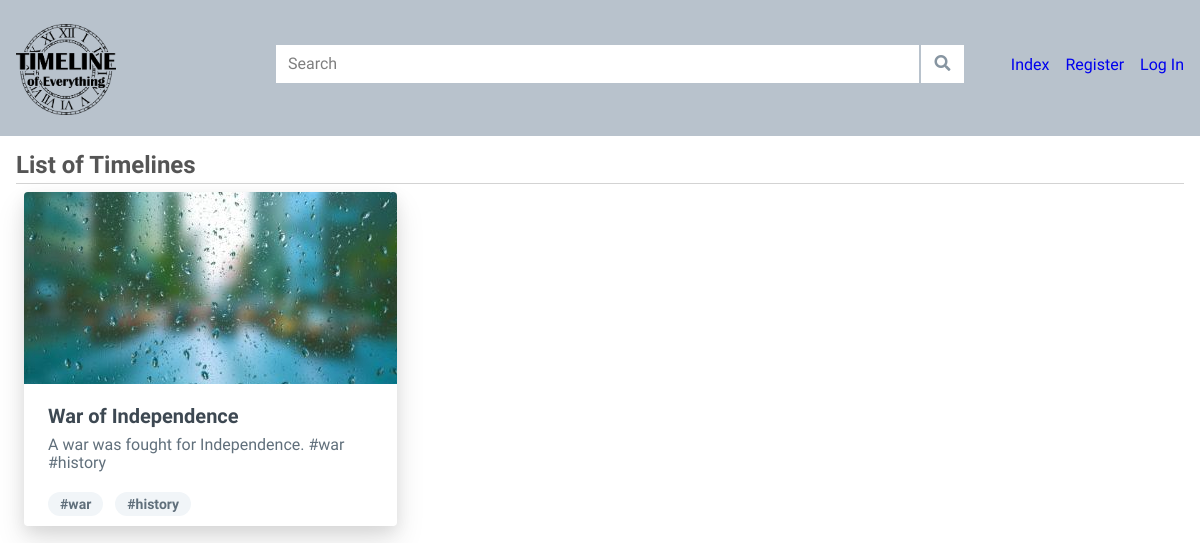
/index, run on the app's committed database.
### tables this page shows
CREATE TABLE timeline (
  id INTEGER PRIMARY KEY AUTOINCREMENT,
  author_id INTEGER NOT NULL,
  created TIMESTAMP NOT NULL DEFAULT CURRENT_TIMESTAMP,
  title TEXT NOT NULL,
  summary TEXT NOT NULL,
  background_image TEXT,
  FOREIGN KEY (author_id) REFERENCES user (id)
);

CREATE TABLE tags (
    id INTEGER PRIMARY KEY AUTOINCREMENT,
    tag TEXT NOT NULL
);

### timeline/blog.py (the view)
@bp.route('/index')
def index():
    all_tags = get_all_tags()
    all_timeline_tags = get_all_timeline_tags()
    tags_to_show = get_tags_to_show(all_tags, all_timeline_tags)
    timelines = sqlarray_to_json(get_all_from_all_timelines(), tags_to_show)
    return render_template('blog/index.html', tls=timelines, timelines = json.dumps(timelines))

### timeline/auth.py (called while the page is built)
@bp.before_app_request
def load_logged_in_user():
    user_id = session.get('user_id')
    if user_id is None:
        g.user = None
    else:
        g.user = get_db().execute(
            'SELECT * FROM user WHERE id = ?', (user_id,)
        ).fetchone()

### timeline/blog.py (called while the page is built)
def get_tags_to_show(all, tt):
    d = {}
    for tid in tt:
        arr = []
        for tagid in tt[tid]:
            arr.append(all[tagid])
        d[tid] = arr
    return d

def get_all_from_all_timelines():
    db = get_db()
    timelines = db.execute(
        'SELECT id, title, summary, background_image, author_id FROM timeline'
    ).fetchall()
    return timelines

def sqlarray_to_json(array, tags=None):
    json_array = []
    for object in array:
        id = object['id']
        entry = {'id': id, 'title': object['title']}
        if 'author_id' in object.keys():
            entry['author_id'] = object['author_id']
        if 'background_image' in object.keys():
            entry['background_image'] = object['background_image'] or url_for('static', filename='default_background.jpg')
        if 'summary' in object.keys():
            entry['summary'] = object['summary']
        if tags and id in tags:
            entry['tags'] = tags[id]
        json_array.append(entry)
    return json_array

def get_all_tags():
    db = get_db()
    return get_tag_dict(db.execute('SELECT * FROM tags').fetchall())

def get_all_timeline_tags():
    db = get_db()
    d = {}
    tt = db.execute('SELECT * FROM timeline_tags').fetchall()
    for elem in tt:
        tid = elem['timeline_id']
        if tid in d:
            d[tid].append(elem['tag_id'])
        else:
            d[tid] = [elem['tag_id']]
    return d

def get_tag_dict(arr):
    d = {}
    for elem in arr:
        d[elem['tag']] = elem['id']
        d[elem['id']] = elem['tag']
    return d

### timeline/db.py (called while the page is built)
def get_db():
    if 'db' not in g:
        g.db = sqlite3.connect(
            current_app.config['DATABASE'],
            detect_types=sqlite3.PARSE_DECLTYPES
        )
        g.db.row_factory = sqlite3.Row
    return g.db

### timeline/templates/blog/index.html (shortened to what this page needs)
{% extends 'base.html' %}
{% block header %}
  <h2>
  {% block title %}
    {% if tag %}
      Results for tag #{{ tag }}
    {% else %}
      List of Timelines
    {% endif %}
  {% endblock %}
  </h2>
{% endblock %}
{% block content %}
<div class="flex flex-wrap">
  {% for tl in tls %}
  <div class="post float-left px-2 py-2 w-1/3">
    <div class="rounded overflow-hidden shadow-lg relative">
      <a class="action" href="{{ url_for('blog.view', id=tl['id']) }}">
        <img class="card-image w-full h-48" src="{{ tl['background_image'] }}" alt="Sunset in the mountains">
        <div class="px-6 py-4">
          <div class="font-bold text-grey-darkest text-xl mb-2">{{ tl['title'] }}</div>
          <p class="card-summary text-grey-darker text-base">
            {{ tl['summary'] }}
          </p>
        </div>
      </a>
      <div class="card-tags px-6">
      {% for tag in tl['tags'] %}
        <a href="{{ url_for('blog.search', terms=tag) }}">
          <span class="inline-block bg-grey-lighter rounded-full px-3 py-1 text-sm font-semibold text-grey-darker mr-2">#{{ tag }}</span>
        </a>
      {% endfor %}
      </div>
    </div>
  </div>
  {% endfor %}
</div>
{% endblock %}

### timeline/static/style.css (style rules this page uses)
* { padding: 0; margin: 0; }
h1, h2, h3, h4, h5, h6 { color: #555; margin: 1rem 0; }
a { text-decoration: none; }
.content > header h1, .content > header h2 { flex: auto; margin: 1rem 0 0.25rem 0; }
.card-image { object-fit: none; object-position: center; }
.card-summary { height: 40px; max-height: 40px; overflow: hidden; }
.card-tags { height: 34px; max-height: 34px; overflow: hidden; white-space: nowrap; }

### data on the page
timeline: title "War of Independence", summary "A war was fought for Independence. #war #history"
tags: tag "war"
tags: tag "history"
